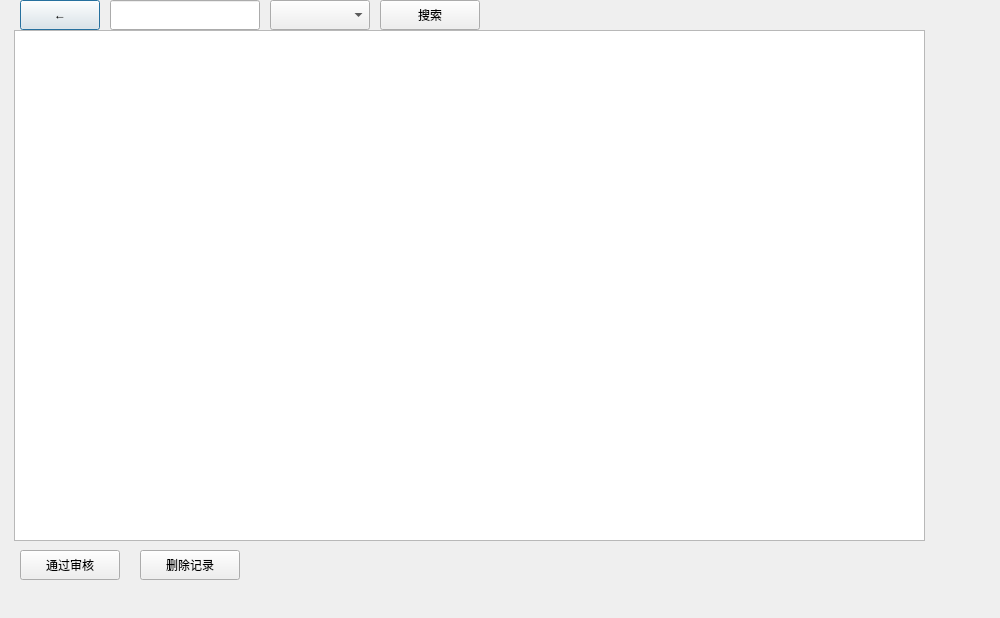
<?xml version="1.0" encoding="UTF-8"?>
<ui version="4.0">
 <class>check_admini</class>
 <widget class="QDialog" name="check_admini">
  <property name="geometry">
   <rect>
    <x>0</x>
    <y>0</y>
    <width>1000</width>
    <height>618</height>
   </rect>
  </property>
  <property name="windowTitle">
   <string>Dialog</string>
  </property>
  <widget class="QPushButton" name="back">
   <property name="geometry">
    <rect>
     <x>20</x>
     <y>0</y>
     <width>80</width>
     <height>30</height>
    </rect>
   </property>
   <property name="text">
    <string>←</string>
   </property>
  </widget>
  <widget class="QComboBox" name="depcbBox">
   <property name="geometry">
    <rect>
     <x>270</x>
     <y>0</y>
     <width>100</width>
     <height>30</height>
    </rect>
   </property>
  </widget>
  <widget class="QTableView" name="tableView">
   <property name="enabled">
    <bool>true</bool>
   </property>
   <property name="geometry">
    <rect>
     <x>14</x>
     <y>30</y>
     <width>911</width>
     <height>511</height>
    </rect>
   </property>
   <property name="frameShadow">
    <enum>QFrame::Raised</enum>
   </property>
  </widget>
  <widget class="QPushButton" name="search">
   <property name="geometry">
    <rect>
     <x>380</x>
     <y>0</y>
     <width>100</width>
     <height>30</height>
    </rect>
   </property>
   <property name="text">
    <string>搜索</string>
   </property>
  </widget>
  <widget class="QLineEdit" name="finduser">
   <property name="geometry">
    <rect>
     <x>110</x>
     <y>0</y>
     <width>150</width>
     <height>30</height>
    </rect>
   </property>
  </widget>
  <widget class="QPushButton" name="deleteBtn">
   <property name="geometry">
    <rect>
     <x>140</x>
     <y>550</y>
     <width>100</width>
     <height>30</height>
    </rect>
   </property>
   <property name="text">
    <string>删除记录</string>
   </property>
  </widget>
  <widget class="QPushButton" name="addBtn">
   <property name="geometry">
    <rect>
     <x>20</x>
     <y>550</y>
     <width>100</width>
     <height>30</height>
    </rect>
   </property>
   <property name="text">
    <string>通过审核</string>
   </property>
  </widget>
 </widget>
 <resources/>
 <connections/>
</ui>
